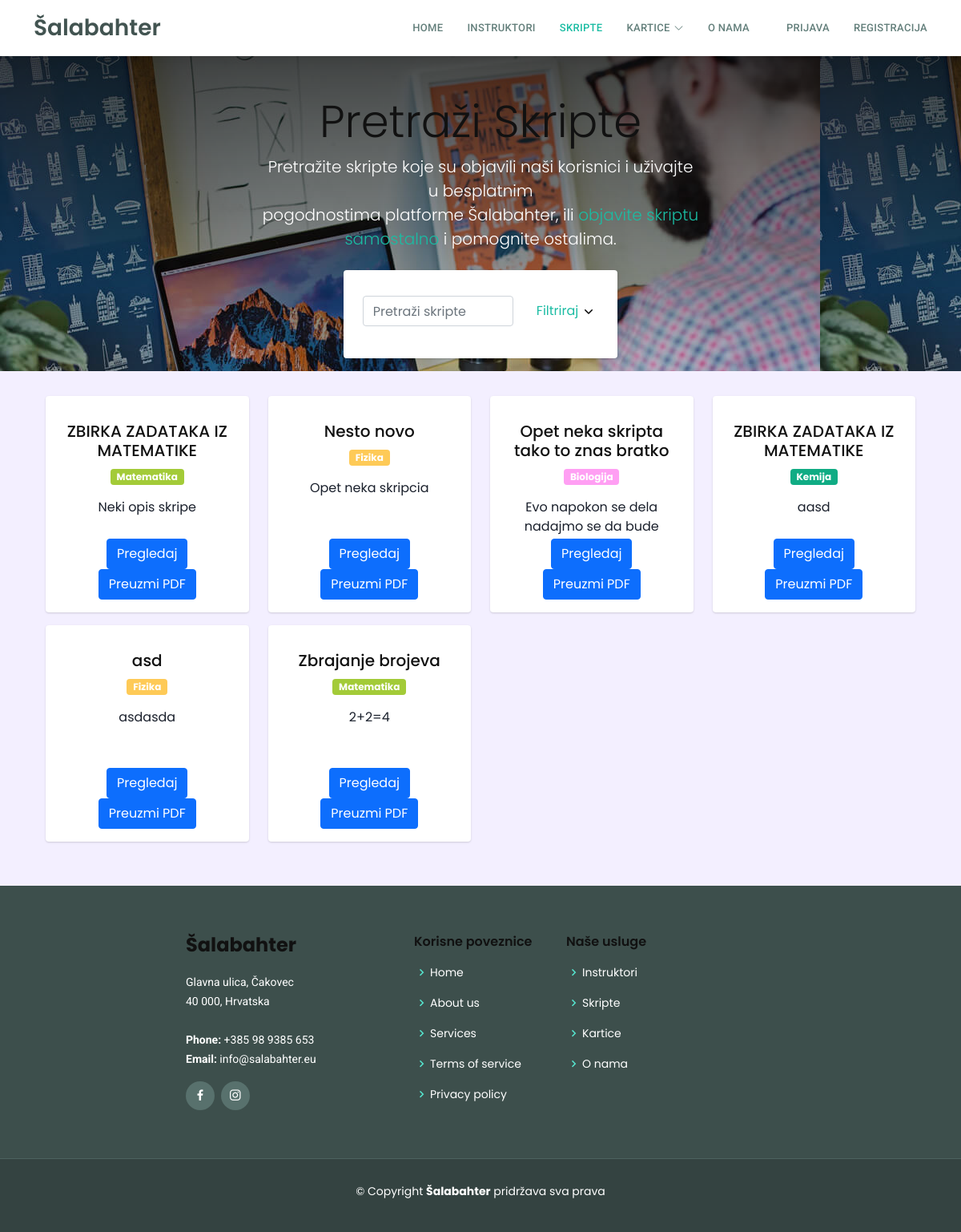
The app's page /skripte/index.php with its own data.
### tables this page shows
CREATE TABLE `skripte` (
  `skripta_id` int(11) NOT NULL,
  `predmet_id` int(11) NOT NULL,
  `naziv_skripte` varchar(255) NOT NULL,
  `opis_skripte` longtext NOT NULL,
  `broj_pregleda` int(11) NOT NULL,
  `datum_kreiranja` date NOT NULL,
  `skripta_putanja` varchar(255) NOT NULL,
  `korisnik_id` int(11) NOT NULL
);

CREATE TABLE `predmeti` (
  `predmet_id` int(11) NOT NULL,
  `naziv_predmeta` varchar(255) DEFAULT NULL,
  `predmet_boja` varchar(255) NOT NULL
);

### skripte/index.php (the view, shortened to what this page needs)
<?php
$con = require "../ukljucivanje/connection/spajanje.php";
include("../ukljucivanje/functions/funkcije.php");
if ($_SERVER["REQUEST_METHOD"] == "POST") {
    $searchTerm = $_POST["searchTerm"];
    $selectedSubject = $_POST["selectedSubject"];
    $sql = "SELECT skripte.*, predmeti.naziv_predmeta, predmeti.predmet_boja FROM skripte INNER JOIN predmeti ON skripte.predmet_id = predmeti.predmet_id WHERE 1=1";
    if (!empty($searchTerm)) {
        $sql .= " AND (skripte.naziv_skripte LIKE '%$searchTerm%' OR skripte.opis_skripte LIKE '%$searchTerm%' OR predmeti.naziv_predmeta LIKE '%$searchTerm%')";
    }
    if (!empty($selectedSubject)) {
        $sql .= " AND skripte.predmet_id = $selectedSubject";
    }
    $result = $con->query($sql);
} else {
    $sql = "SELECT * FROM skripte";
    $result = $con->query($sql);
}
?>
<!DOCTYPE html>
<html lang="hr">
<head>
    <link rel="stylesheet" href="https://cdnjs.cloudflare.com/ajax/libs/animate.css/4.1.1/animate.min.css" />
    <?php include '../assets/css/stiliranjeSporedno.php'; ?>
    <link href="../assets/css/skripte.css" rel="stylesheet">
</head>
<body>
    <?php include '../ukljucivanje/header.php'; ?>
    <div class="justify-content-md-center mb-4">
        <div class="hero-section text-center" style="background: linear-gradient(rgba(0, 0, 0, 0.7), rgba(0, 0, 0, 0.2)), url(../assets/img/about.jpg);">
            <div class="container ">
                <div class="row">
                    <div class="col-lg-6 mx-auto mt-5">
                        <h1 class="display-4 " style="color: #FFFFFF;">Pretraži Skripte</h1>
                        <p class="lead" style="color: #FFFFFF;">Pretražite skripte koje su objavili naši korisnici i uživajte u besplatnim </br> pogodnostima platforme Šalabahter, ili <a href="nova_skripta.phps">objavite skriptu samostalno</a> i pomognite ostalima.</p>
                    </div>
                </div>
                <div class="row d-flex justify-content-center align-items-center m-2">
                    <div class="col-sm-4 ">
                        <div class="card mb-3">
                            <div class="card-body m-2">
                                <form method="POST">
                                    <div class="row d-flex justify-content-center align-items-center mb-2">
                                        <div class="col-sm-8">
                                            <input class="form-control mt-2 mb-2" type="search" placeholder="Pretraži skripte" name="searchTerm">
                                        </div>
                                        <div class="col-sm">
                                            <a href="#postavkeTrazilice"  data-toggle="collapse" aria-expanded="false" aria-controls="postavkeTrazilice" id="filtrirajTipka">Filtriraj
                                                <svg class="arrow-down" xmlns="http://www.w3.org/2000/svg" viewBox="0 0 16 16" width="16" height="16">
                                                    <path d="M12.78 5.22a.749.749 0 0 1 0 1.06l-4.25 4.25a.749.749 0 0 1-1.06 0L3.22 6.28a.749.749 0 1 1 1.06-1.06L8 8.939l3.72-3.719a.749.749 0 0 1 1.06 0Z"></path>
                                                </svg>
                                            </a>
                                        </div>
                                    </div>
                                </form>
                            </div>
                        </div>
                    </div>
                </div>
            </div>
        </div>
        <div class="container">
            <div class="main-body mt-3">
                <div class="row">
                    <div class="col">
                        <div class="row">
                            <?php
                            if (isset($result) > 0) :
                                while ($row = $result->fetch_assoc()) :
                                    $predmet_id = $row['predmet_id'];
                                    $predmetGrupe = "SELECT  naziv_predmeta, predmet_boja FROM  predmeti WHERE predmet_id = $predmet_id";
                                    $rezultatPredmeta = $con->query($predmetGrupe);
                            ?>
                                    <div class="col-sm-3 mb-3 ">
                                        <div class="card" style="height: 270px;">
                                            <div class="card-body d-flex flex-column justify-content-between">
                                                <div class="d-flex flex-column align-items-center text-center" style="height: 100%; display: flex; flex-direction: column; justify-content: space-between;">
                                                    <div class="mt-3">
                                                        <h5 class="card-title">
                                                            <?php echo (strlen($row["naziv_skripte"]) > 40) ? substr($row["naziv_skripte"], 0, 40) . '...' : $row["naziv_skripte"]; ?>
                                                        </h5>
                                                        <?php
                                                        if ($rezultatPredmeta->num_rows > 0) :
                                                            while ($predmetRed = $rezultatPredmeta->fetch_assoc()) :
                                                                $naziv_predmeta = $predmetRed['naziv_predmeta'];
                                                                $predmetBoja = $predmetRed['predmet_boja'];
                                                        ?>
                                                                <p class="badge " style="background-color: <?php echo $predmetBoja; ?>;"><?php echo $naziv_predmeta; ?></p>
                                                        <?php
                                                            endwhile;
                                                        endif;
                                                        ?>
                                                        <p class="card-text">
                                                            <?php echo (strlen($row["opis_skripte"]) > 120) ? substr($row["opis_skripte"], 0, 120) . '...' : $row["opis_skripte"]; ?>
                                                        </p>
                                                    </div>
                                                    <div class="row mt-auto">
                                                        <div class="col">
                                                            <a href="skripta.php?skripta_id=<?php echo $row["skripta_id"]; ?>" class="btn btn-primary">Pregledaj</a>
                                                            <a href="<?php echo $row["skripta_putanja"]; ?>" class="btn btn-primary" download>Preuzmi PDF</a>
                                                        </div>
                                                    </div>
                                                </div>
                                            </div>
                                        </div>
                                    </div>
                            <?php
                                endwhile;
                            else :
                                echo "<p class='col'>Nema rezultata.</p>";
                            endif;
                            ?>
                        </div>
                    </div>
                </div>
            </div>
        </div>
    </div>
    <?php include '../ukljucivanje/footer.php'; ?>
</body>
</html>

### assets/css/style.css (style rules this page uses)
body { font-family: "Poppins", sans-serif !important; background-color: #f3efff; }
a { text-decoration: none !important; color: #1bbca3; }
h1, h2, h3, h4, h5, h6 { font-family: "Poppins", sans-serif !important; color: #111111 !important; }
.scrolled-offset { margin-top: 70px; }

### assets/css/skripte.css (style rules this page uses)
body { color: #1a202c; text-align: left; background-color: #f3efff; }
.main-body { padding: 15px; }
.card { box-shadow: 0 1px 3px 0 rgba(0,0,0,.1), 0 1px 2px 0 rgba(0,0,0,.06); }
.card { position: relative; display: flex; flex-direction: column; min-width: 0; word-wrap: break-word; background-color: #fff; background-clip: border-box; border: 0 solid rgba(0,0,0,.125); border-radius: .25rem; }
.card-body { flex: 1 1 auto; min-height: 1px; padding: 1rem; }
.mb-3, .my-3 { margin-bottom: 1rem!important; }

### records on screen
skripte: naziv_skripte "ZBIRKA ZADATAKA IZ MATEMATIKE", opis_skripte "Neki opis skripe"
predmeti: naziv_predmeta "Matematika"
skripte: naziv_skripte "Nesto novo", opis_skripte "Opet neka skripcia"
predmeti: naziv_predmeta "Fizika"
skripte: naziv_skripte "Opet neka skripta tako to znas bratko", opis_skripte "Evo napokon se dela nadajmo se da bude"
predmeti: naziv_predmeta "Biologija"
skripte: naziv_skripte "ZBIRKA ZADATAKA IZ MATEMATIKE", opis_skripte "aasd"
predmeti: naziv_predmeta "Kemija"
skripte: naziv_skripte "asd", opis_skripte "asdasda"
skripte: naziv_skripte "Zbrajanje brojeva", opis_skripte "2+2=4"
